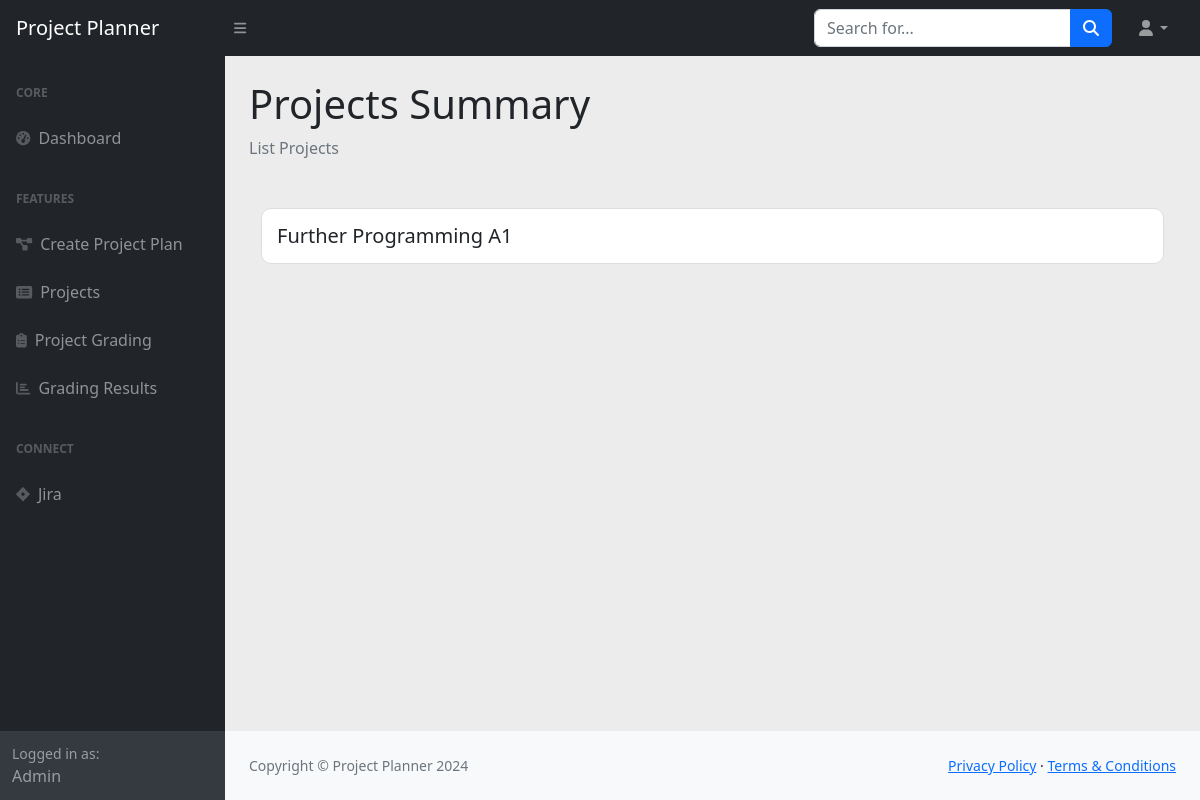
The app's page /projects/list/, older data.
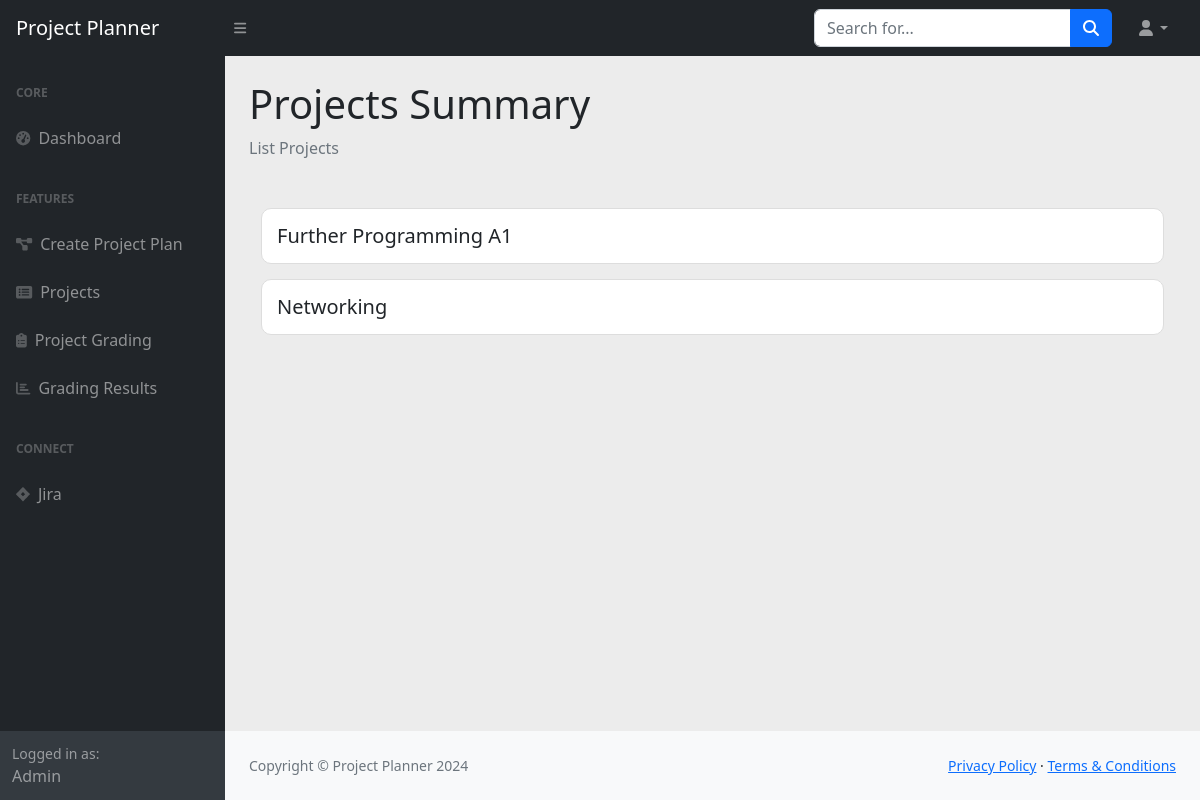
The same page, newer data.
### PlanMyAssignment/models.py (models this page shows)
class Project(models.Model):
    project_name = models.CharField(max_length=255)
    project_deadline = models.DateField()

### PlanMyAssignment/views.py (the view)
# urls.py: path("projects/list/", projects, name="list_projects"),
def projects(request):
    all_projects = Project.objects.prefetch_related('tasks__steps').all()
    context = {
        'projects': all_projects
    }
    return render(request, 'projects.html', context)

### templates/projects.html (shortened to what this page needs)
{% extends "base.html" %}
{% load static %}
{% block page_heading %}
    Projects Summary
{% endblock %}
{% block heading_content %}
    List Projects
{% endblock %}
{% block page_content %}
<div class="container mt-5">
    {% for project in projects %}
    <div class="project-card">
        <h5 class="mb-0" onclick="toggleTasks({{ forloop.counter }})" style="cursor: pointer;">
        {{ project.project_name }}
        </h5>
    </div>
    {% endfor %}
</div>
{% endblock %}

Row changes from the older to the newer data that the page shows:
added Project: project_name "Networking"
